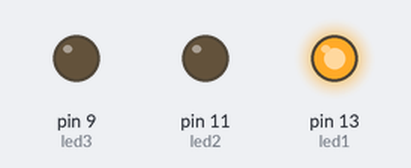
A sketch run on a simulated Arduino Uno, built with avr-gcc and run on an emulated ATmega328P. On the bench: output pins drawn as LEDs (lit = HIGH).

Above: at 0.5 s.
At 2.5 s:
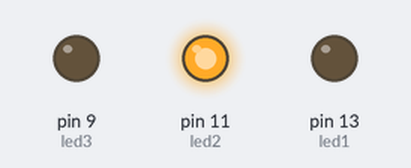
At 4.6 s:
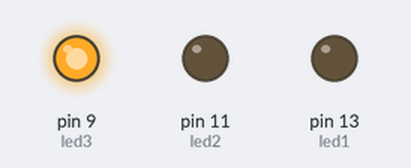
At 5.7 s:
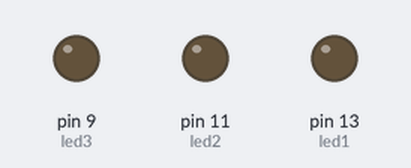
Timing chart, 0 to 8.2 s (numbered marks = the images above):
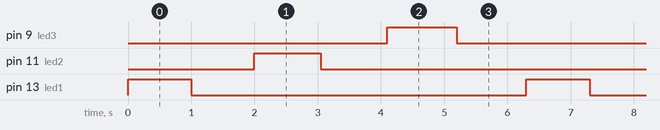

The sketch:

traffic_signal11.ino
```cpp
// C++ code
int led1=13;
int led2=11;
int led3=9;
void setup()

{
  pinMode(led1, OUTPUT);
  pinMode(led2, OUTPUT);
  pinMode(led3, OUTPUT);

}

void loop()
{
  digitalWrite(led1, HIGH);
  delay(1000); // Wait for 1000 millisecond(s)
  digitalWrite(led1, LOW);
  delay(1000); // Wait for 1000 millisecond(s)
  digitalWrite(led2, HIGH);
  delay(1050); // Wait for 1000 millisecond(s)
  digitalWrite(led2, LOW);
  delay(1050); // Wait for 1000 millisecond(s)
  digitalWrite(led3, HIGH);
  delay(1100); // Wait for 1000 millisecond(s)
  digitalWrite(led3, LOW);
  delay(1100); // Wait for 1000 millisecond(s)
}
```

Measured:
- by itself, pin 9 (led3): alternates HIGH for 1.1 s and LOW for 5.2 s
- by itself, pin 11 (led2): alternates HIGH for 1.1 s and LOW for 5.3 s
- by itself, pin 13 (led1): alternates HIGH for 1.0 s and LOW for 5.3 s
